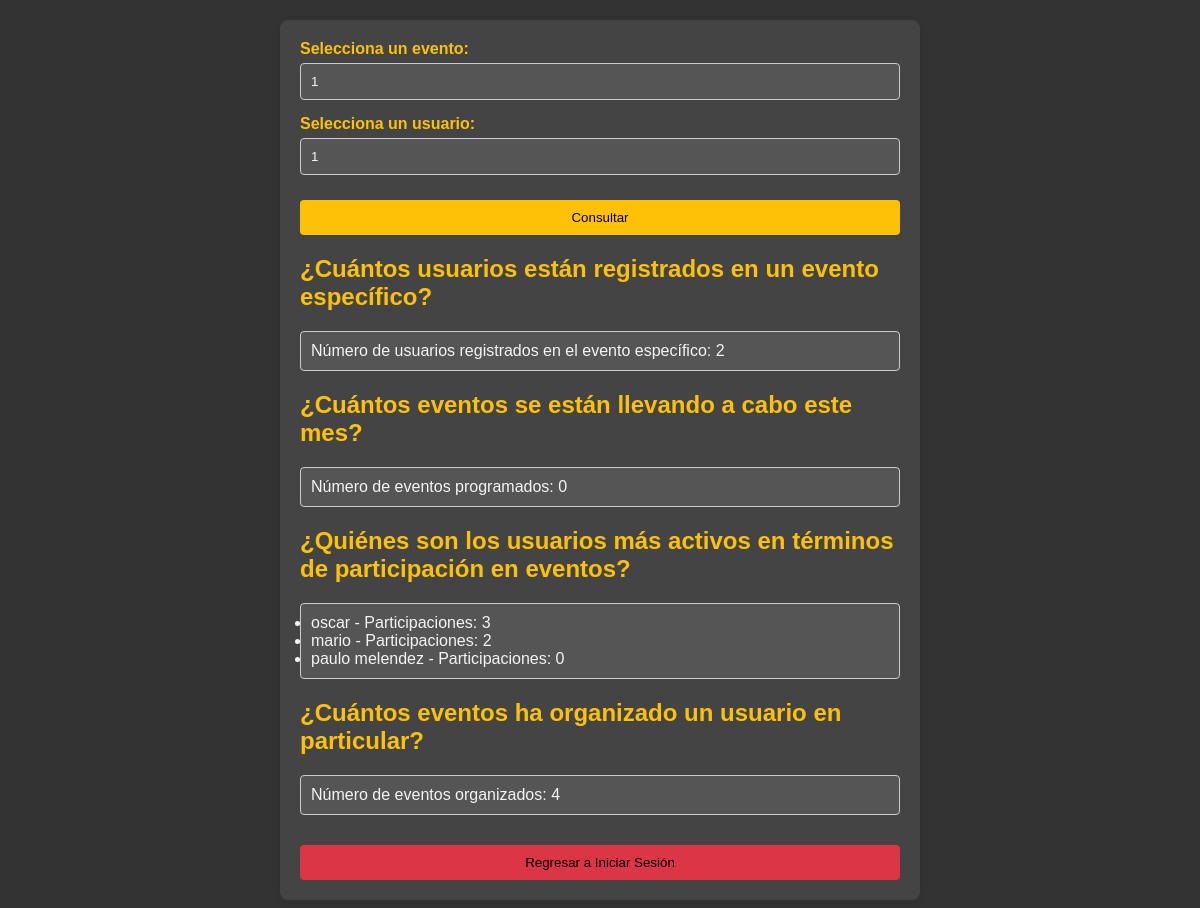
The page /eventos/dashboard/ on the database as committed earlier.
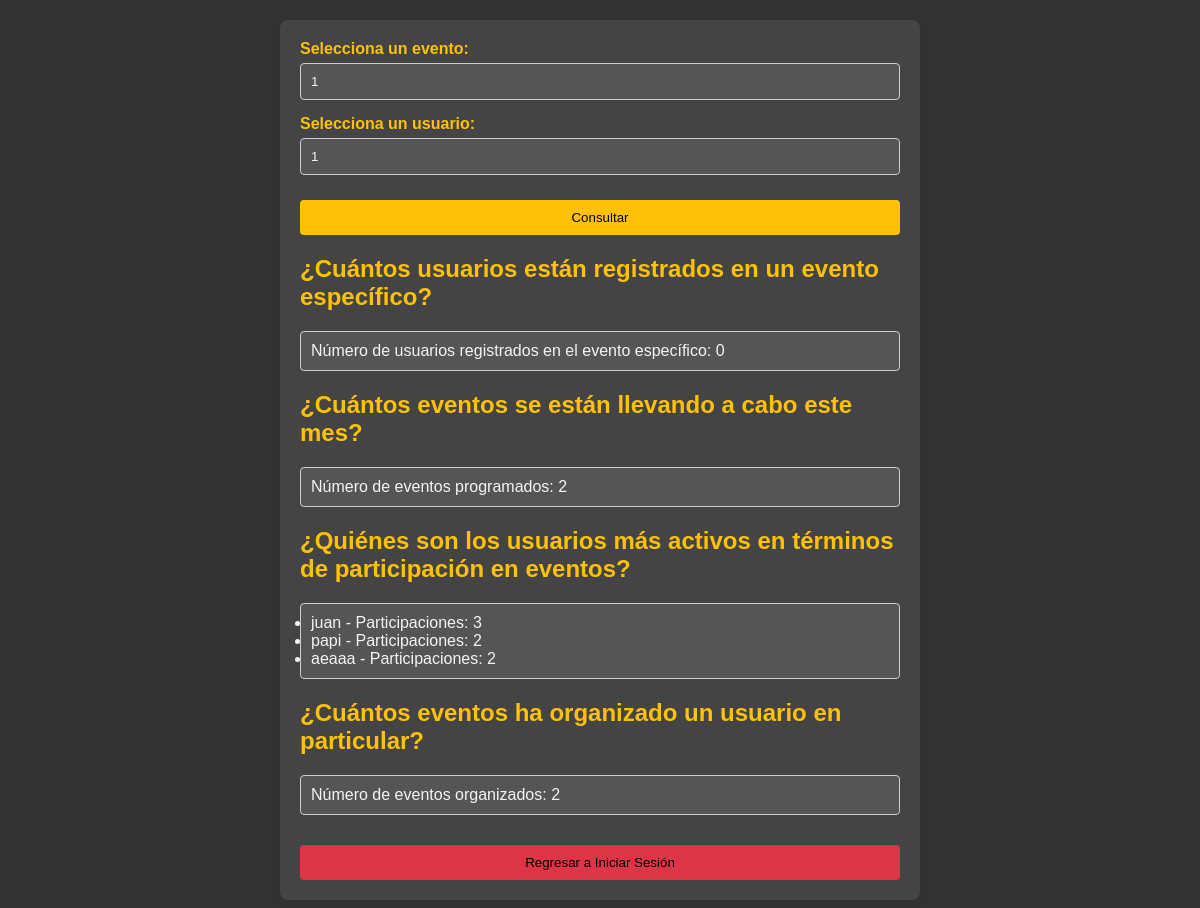
The same page on the database as committed later.
### eventos/models.py (models this page shows, shortened)
class Usuario(models.Model):
    nombre = models.CharField(max_length=100)
    correo = models.EmailField(unique=True)
    contraseña = models.CharField(max_length=128)
    fecha_registro = models.DateTimeField(auto_now_add=True)  # Fecha de registro del usuario
    telefono = models.CharField(max_length=15, blank=True)  # Campo opcional para número de teléfono

### eventos/views.py (the view)
# urls.py: path('dashboard/', views.dashboard, name='dashboard'),
def dashboard(request):
    event_id = request.GET.get('event_id', 1)  # Por defecto, se usa 1
    user_id = request.GET.get('user_id', 1)    # Por defecto, se usa 1
    user_count = RegistroEvento.objects.filter(evento_id=event_id).count()
    now = timezone.now()
    event_count_this_month = Evento.objects.filter(
        fecha_inicio__year=now.year,
        fecha_inicio__month=now.month
    ).count()
    active_users = Usuario.objects.annotate(participation_count=Count('registros_eventos')).order_by('-participation_count')[:10]
    organized_event_count = Evento.objects.filter(organizador_id=user_id).count()
    context = {
        'user_count': user_count,
        'event_count_this_month': event_count_this_month,
        'active_users': active_users,
        'organized_event_count': organized_event_count,
        'event_id': event_id,
        'user_id': user_id,
    }
    return render(request, 'eventos/dashboard.html', context)

### eventos/templates/eventos/dashboard.html (shortened to what this page needs)
<!DOCTYPE html>
<html lang="es">
<head>
</head>
<body>
    <div class="container">
        <form method="GET" action="{% url 'dashboard' %}">
            <label for="event_id">Selecciona un evento:</label>
            <input type="number" id="event_id" name="event_id" value="{{ event_id }}" required>
            <label for="user_id">Selecciona un usuario:</label>
            <input type="number" id="user_id" name="user_id" value="{{ user_id }}" required>
            <button type="submit">Consultar</button>
        </form>
        <h2>¿Cuántos usuarios están registrados en un evento específico?</h2>
        <p class="result">Número de usuarios registrados en el evento específico: {{ user_count }}</p>
        <h2>¿Cuántos eventos se están llevando a cabo este mes?</h2>
        <p class="result">Número de eventos programados: {{ event_count_this_month }}</p>
        <h2>¿Quiénes son los usuarios más activos en términos de participación en eventos?</h2>
        <ul class="result">
            {% for user in active_users %}
                <li>{{ user.nombre }} - Participaciones: {{ user.participation_count }}</li>
            {% endfor %}
        </ul>
        <h2>¿Cuántos eventos ha organizado un usuario en particular?</h2>
        <p class="result">Número de eventos organizados: {{ organized_event_count }}</p>
        <a href="{% url 'iniciar_sesion' %}">
            <button>Regresar a Iniciar Sesión</button>
        </a>
    </div>
</body>
</html>

Rows that differ between the two databases and show on the page:
changed Usuario: nombre "paulo melendez" → "juan"; participation_count "0" → "3"; moves up the list
changed Usuario: nombre "oscar" → "papi"; participation_count "3" → "2"
changed Usuario: nombre "mario" → "aeaaa"
Other text that changed with them:
{{ user_count }}: "2" → "0"
{{ event_count_this_month }}: "0" → "2"
{{ organized_event_count }}: "4" → "2"
